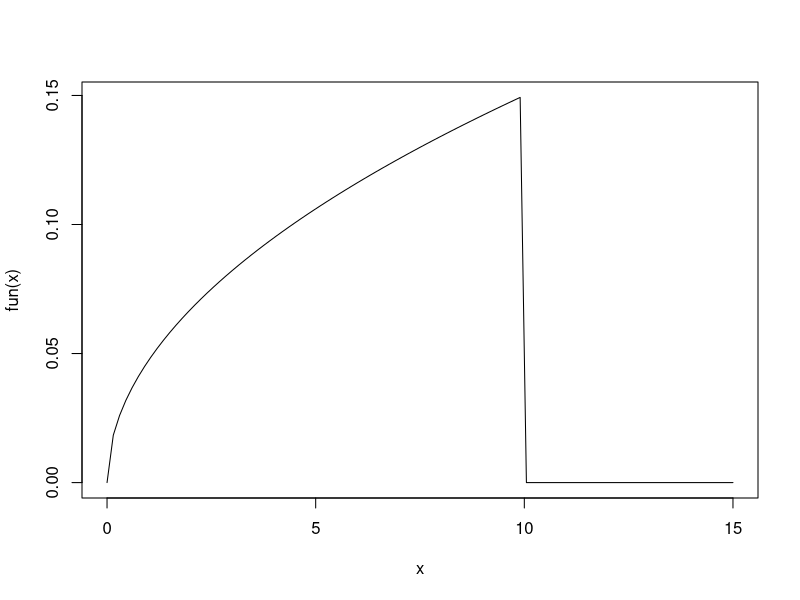
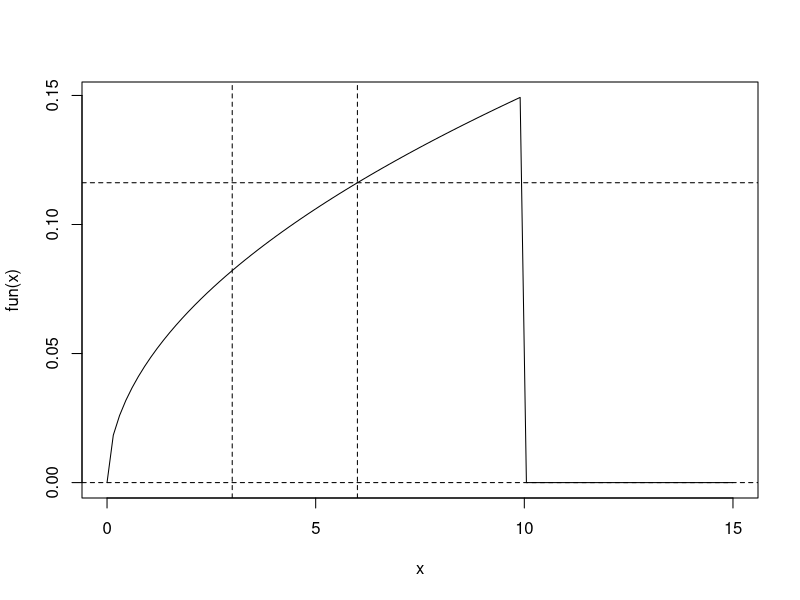
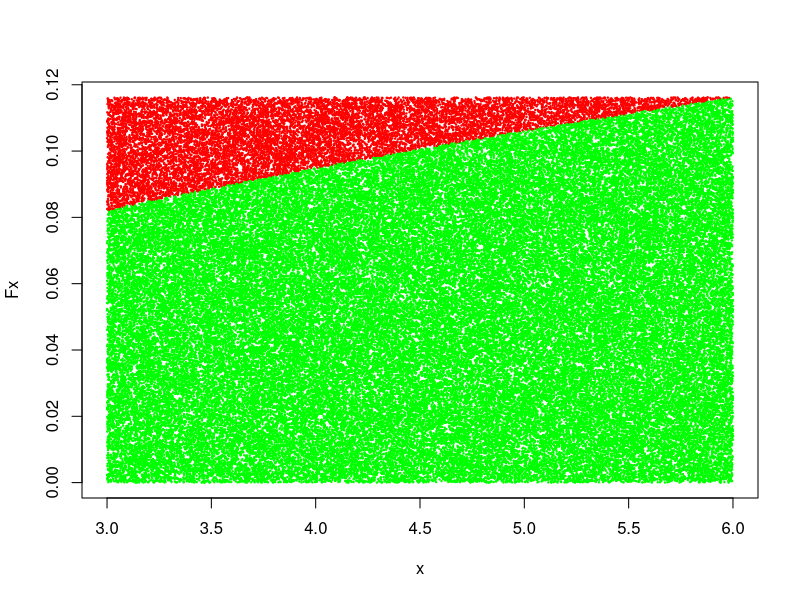
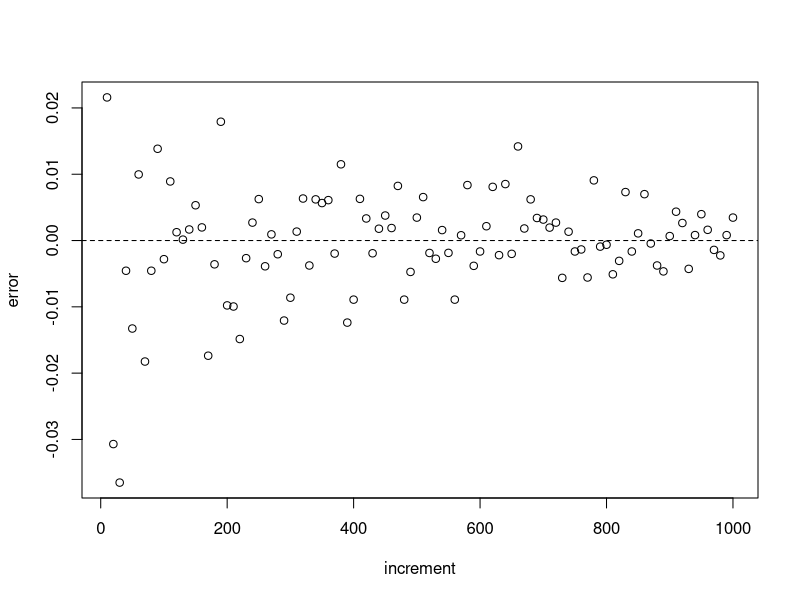
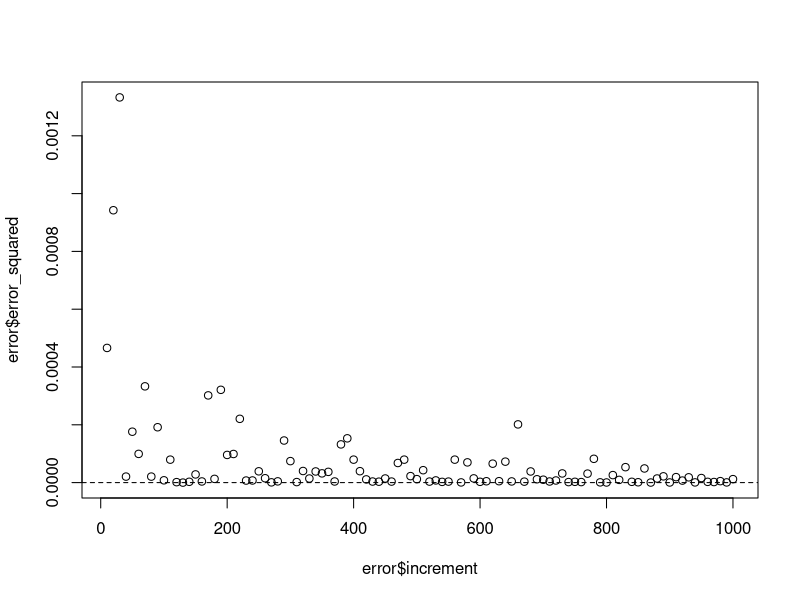

These charts were generated, in order, by the following R code:
## ---- chunk 1
knitr::opts_chunk$set(echo = TRUE)
library(dplyr)

## ---- chunk 2
a <- 6
b <- 2

constant_with_BETA <- function(a, b){
  constant <-  1/beta(a,b)
  return (constant)
}

constant_with_GAMMA <- function(a, b){
  constant <-  gamma(a + b)/(gamma(a) * gamma(b))
  return (constant)
}
constant_with_GAMMA(a,b)
constant_with_BETA(a,b)

## ---- chunk 3
integrate(dbeta, lower=0.2, upper=0.8, a, b)
## ---- chunk 4

Expected_value_X <- function(a,b){
  return (1/(1 + (b/a)))
}

Expected_value_X(a,b)

## ---- chunk 5
var_X <- function(a, b){
  return ((a * b) / ((a + b)^2 * (a + b + 1)))
}

var_X(a,b)
## ---- chunk 6
suport <- 0
SUPORT <- 10
a <- 3
b <- 6

fun <- function(x) ifelse((x > 10),0, (sqrt(x)/21.08185))

curve(fun, 0, 15)

## ---- chunk 7

FIND_MAXIMUN <- function(fun, a, b, n){
  maximun = fun(a)
  secuencia <- seq(a, b, by = n)
  for (i in secuencia) {
      maximun <- ifelse(fun(i) > maximun, maximun <- fun(i), maximun <- maximun)
  }
  return (maximun)
}

curve(fun, 0, 15)
abline(h = 0, lty = 2)
abline(v = c(3, 6), lty = 2)
abline(h = FIND_MAXIMUN(fun, a , b, 0.01), lty = 2)

## ---- chunk 8

RANDOM_POINTS <- function(fun, a, b, n, visualice){
 
  
  x = c()
  Fx = c()
  color = c()
  true <- 0
  false <- 0
  
  maximun <- FIND_MAXIMUN(fun,a,b,0.01)
  
  for (i in 1:n) {

  x[i] = runif(1, a, b)
  Fx[i] = runif(1, 0, maximun)
  color[i] = ifelse(Fx[i] > fun(x[i]), TRUE, FALSE)
  ifelse(color[i] == T, true <- true + 1, false <-  false + 1)
  
  }

  
  if(visualice == T){
    plot(x, Fx, col = ifelse(color == TRUE, 'red', 'green'), pch = 19, cex = 0.2) 
  }else{
    return (((b-a) * maximun) * (false/n))
  }
  
  
}

RANDOM_POINTS(fun, a, b, 100000, T)

## ---- chunk 9

integrate(fun, lower = a, upper = b)
RANDOM_POINTS(fun, a, b, 10000, F)


## ---- chunk 10

n <- 10
N <- 1000
delta <- 10
error <- c()

EXPERIMENT <- function(n, N, delta, integral, fun, a, b){
  
  increment <- seq(n, N, by = delta)
    for (i in 1:length(increment)) {
      aproximation <- RANDOM_POINTS(fun, a, b, increment[i], F)
      error[i] <- (integral -  aproximation)
    }
  plot(increment, error) 
  abline(h = 0, lty = 2)
  return (data.frame(error, increment))
}

integral <- integrate(fun, lower = a, upper = b)

integral <- integral$value
  
error <- EXPERIMENT(n, N, delta, integral, fun, a , b)


## ---- chunk 11

error <- error %>%
  mutate(error_squared = error^2)

plot(x = error$increment, y = error$error_squared)
abline(h = 0, lty = 2)
## ---- chunk 12

integrate(fun, lower = suport, upper = SUPORT)

